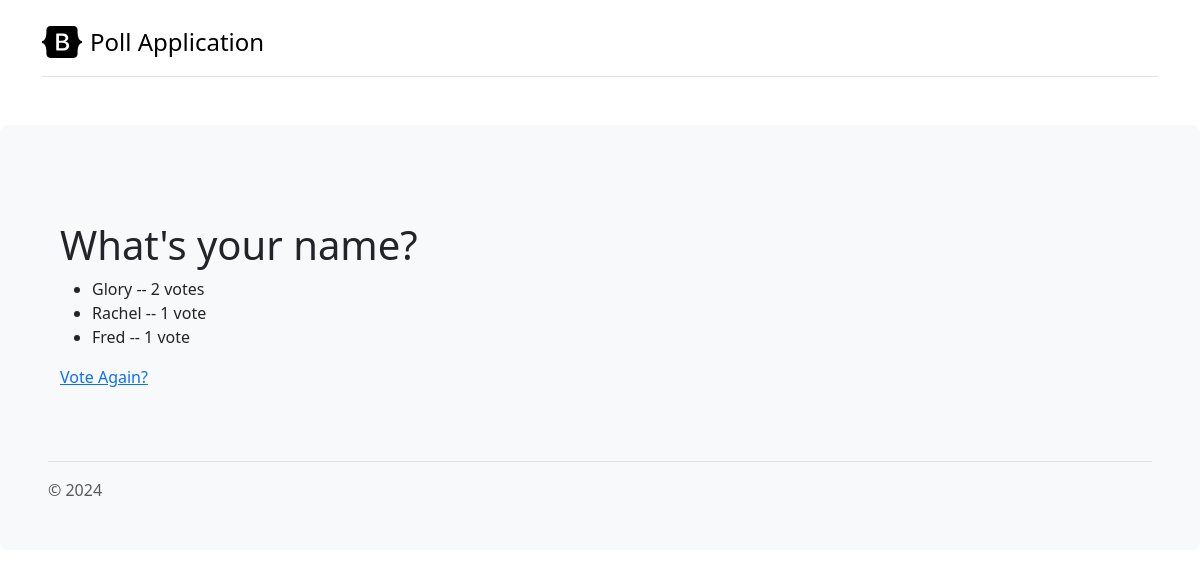
The page /polls/1/results on the database as committed earlier.
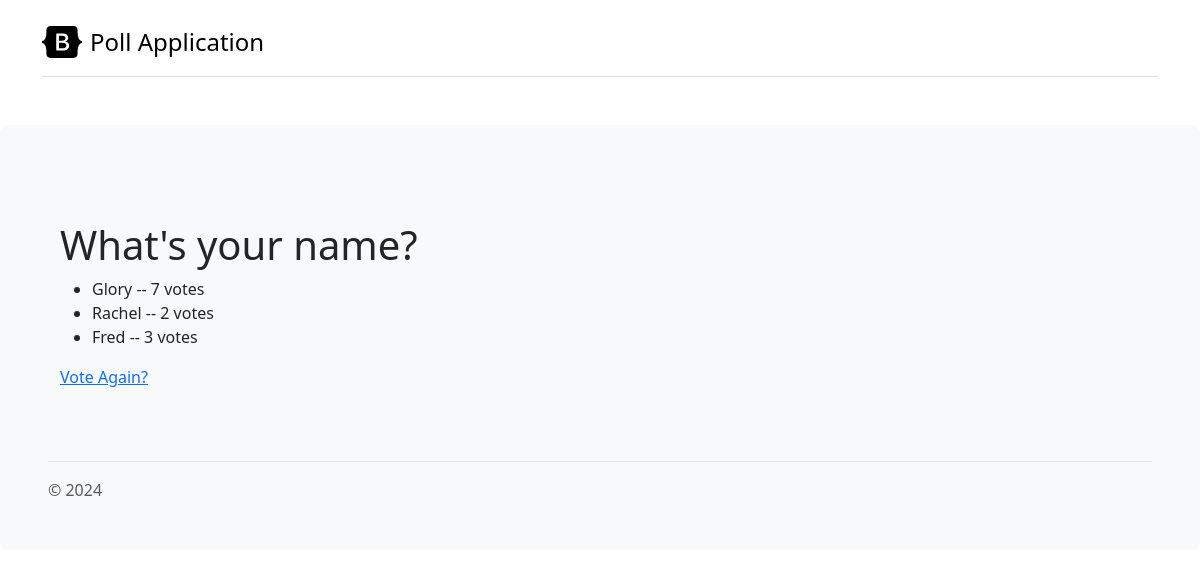
The same page on the database as committed later.
### polls/models.py (models this page shows, shortened)
class Question(models.Model):
    question_text = models.CharField(max_length=200)
    pub_date = models.DateTimeField('date published')

class Choice(models.Model):
    choice_text = models.CharField(max_length=200)
    votes = models.IntegerField(default=0)
    question = models.ForeignKey(Question, on_delete=models.CASCADE)

### polls/views.py (the view)
# urls.py: path("<int:question_id>/results", views.results, name="results"),
def results(request, question_id):
    question = get_object_or_404(Question, pk=question_id)
    return render(request, "polls/results.html", {'question': question})

### polls/templates/polls/results.html
{% extends 'polls/base.html' %}
{% block main_content %}
  <h1> {{question.question_text}} </h1>
  <ul>
    {% for choice in question.choice_set.all %}
      <li> {{choice.choice_text}} -- {{choice.votes}} vote{{ choice.votes|pluralize}} </li>
    {% endfor %}
  </ul>
  <a href="{% url 'polls:detail' question.id %}"> Vote Again? </a>
{% endblock %}

### polls/templates/polls/base.html (shortened to what this page needs)
{% load static %}
<!DOCTYPE html>
<html lang="en">
<head>
    <link rel="stylesheet" type="text/css" href="{% static 'polls/bootstrap-5.3.3-dist/css/bootstrap.min.css' %}" />
</head>
<body>
    {% include "polls/header.html" %}
    <div class="p-5 mb-4 bg-body-tertiary rounded-3">
      <div class="container-fluid py-5">
        {% block main_content %}
        {% endblock %}
      </div>
        {% include "polls/footer.html" %}
    </div>
</body>
</html>

### polls/templates/polls/header.html (shortened to what this page needs)
<div class="container py-4">
    <header class="pb-3 mb-4 border-bottom">
      <a href="/" class="d-flex align-items-center text-body-emphasis text-decoration-none">
        <span class="fs-4">Poll Application</span>
      </a>
    </header>
</div>

### polls/templates/polls/footer.html
<footer class="pt-3 mt-4 text-body-secondary border-top">
    &copy; 2024
</footer>

Rows that differ between the two databases and show on the page:
changed Choice "Glory": votes "2" → "7"
changed Choice "Rachel": votes "1" → "2"
changed Choice "Fred": votes "1" → "3"
